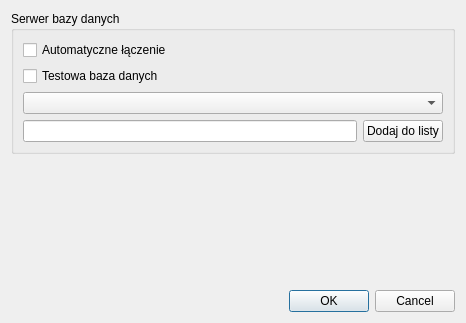
<?xml version="1.0" encoding="UTF-8"?>
<ui version="4.0">
 <class>SettingsDialog</class>
 <widget class="QDialog" name="SettingsDialog">
  <property name="geometry">
   <rect>
    <x>0</x>
    <y>0</y>
    <width>466</width>
    <height>323</height>
   </rect>
  </property>
  <property name="windowTitle">
   <string>Ustawienia</string>
  </property>
  <layout class="QVBoxLayout" name="verticalLayout_3">
   <item>
    <widget class="QGroupBox" name="groupBox">
     <property name="title">
      <string>Serwer bazy danych</string>
     </property>
     <layout class="QVBoxLayout" name="verticalLayout">
      <item>
       <widget class="QCheckBox" name="autologin_checkBox">
        <property name="text">
         <string>Automatyczne łączenie</string>
        </property>
       </widget>
      </item>
      <item>
       <widget class="QCheckBox" name="checkBox_testDB">
        <property name="text">
         <string>Testowa baza danych</string>
        </property>
       </widget>
      </item>
      <item>
       <widget class="QComboBox" name="ip_comboBox"/>
      </item>
      <item>
       <layout class="QHBoxLayout" name="horizontalLayout">
        <item>
         <widget class="QLineEdit" name="add_lineEdit"/>
        </item>
        <item>
         <widget class="QPushButton" name="add_pushButton">
          <property name="text">
           <string>Dodaj do listy</string>
          </property>
         </widget>
        </item>
       </layout>
      </item>
     </layout>
    </widget>
   </item>
   <item>
    <spacer name="verticalSpacer">
     <property name="orientation">
      <enum>Qt::Vertical</enum>
     </property>
     <property name="sizeHint" stdset="0">
      <size>
       <width>20</width>
       <height>169</height>
      </size>
     </property>
    </spacer>
   </item>
   <item>
    <widget class="QDialogButtonBox" name="buttonBox">
     <property name="orientation">
      <enum>Qt::Horizontal</enum>
     </property>
     <property name="standardButtons">
      <set>QDialogButtonBox::Cancel|QDialogButtonBox::Ok</set>
     </property>
    </widget>
   </item>
  </layout>
 </widget>
 <resources/>
 <connections>
  <connection>
   <sender>buttonBox</sender>
   <signal>accepted()</signal>
   <receiver>SettingsDialog</receiver>
   <slot>accept()</slot>
   <hints>
    <hint type="sourcelabel">
     <x>248</x>
     <y>254</y>
    </hint>
    <hint type="destinationlabel">
     <x>157</x>
     <y>274</y>
    </hint>
   </hints>
  </connection>
  <connection>
   <sender>buttonBox</sender>
   <signal>rejected()</signal>
   <receiver>SettingsDialog</receiver>
   <slot>reject()</slot>
   <hints>
    <hint type="sourcelabel">
     <x>316</x>
     <y>260</y>
    </hint>
    <hint type="destinationlabel">
     <x>286</x>
     <y>274</y>
    </hint>
   </hints>
  </connection>
 </connections>
</ui>
